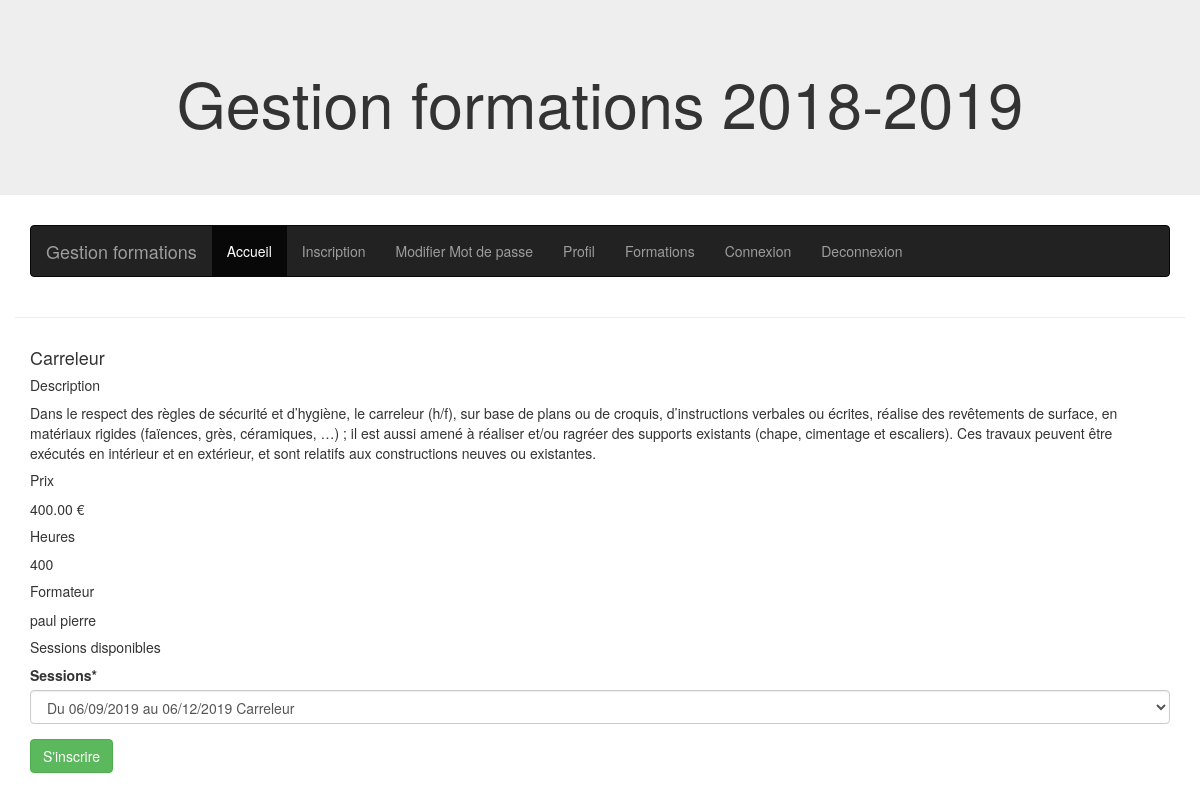
The page /training/1/ on the database its author committed.
### training/models.py (models this page shows)
class Training(models.Model):
    name=models.CharField(verbose_name='Nom de la formation', max_length=150)
    description=models.TextField(verbose_name='Description')
    price=models.DecimalField(verbose_name='Prix',max_digits=6,decimal_places=2)
    category=models.ForeignKey(Category,on_delete=models.CASCADE)
    number_hours=models.IntegerField(verbose_name='Nombre d''heures')
    teacher=models.ForeignKey(Profile,on_delete=models.CASCADE,verbose_name='Formateur',
                              limit_choices_to={'user_type': 2})
    class Meta:
        verbose_name='Formation'
        verbose_name_plural = 'Formations'
    def __str__(self):
        return self.name

### account/models.py (models this page shows)
class Profile(models.Model):
    user=models.OneToOneField(User,on_delete=models.CASCADE)
    street=models.CharField(verbose_name='Rue',max_length=100)
    number=models.IntegerField(verbose_name='Numéro',null=True)
    postal_code=models.IntegerField(verbose_name='Code Postal',null=True)
    locality=models.CharField(verbose_name='Localité',max_length=150)
    phone=PhoneNumberField(verbose_name='Télephone')
    place_of_birth=models.CharField(verbose_name='Lieu de naissance',max_length=150)
    birth_date=models.DateField(verbose_name='Date de naissance',null=True)
    degree=models.CharField(verbose_name='Diplome',max_length=150)
    USER_TYPE_CHOICES = (
        (1, 'Etudiant'),
        (2, 'Formateur'),
    )
    user_type = models.PositiveSmallIntegerField(choices=USER_TYPE_CHOICES,default=1)
    def __str__(self):
        return self.user.last_name +'  '+self.user.first_name

### training/views.py (the view)
# urls.py: path('<int:id>/',views.training_detail,name='detail_training'),
def training_detail(request,id):
    training=get_object_or_404(Training,id=id)
    if request.method=='POST':
        form_session=ChoiceSessionForm(request.POST)
        form_session.fields['sessions'].queryset = Session.objects.filter(training=id, full=False)
        if form_session.is_valid() and request.user.is_authenticated:
            session=form_session.cleaned_data['sessions']
            student=Profile.objects.get(user=request.user)
            registration_session=RegistrationSession.objects.create(session=session,student=student)
            return redirect('training:list_training')
    else:
        form_session=ChoiceSessionForm()
        form_session.fields['sessions'].queryset = Session.objects.filter(training=id, full=False)
    context={'training':training,'form_session':form_session}
    return render(request,'training/training_detail.html',context)

### training/forms.py
class ChoiceSessionForm(forms.Form):
    sessions=forms.ModelChoiceField(queryset=Session.objects.all(),empty_label=None)

### training/models.py (called while the page is built)
    def __str__(self):
        return 'Du '+ self.date_of_begin.strftime('%d/%m/%Y') + '  au  '\
               + self.date_of_finish.strftime('%d/%m/%Y') + '  '+self.training.__str__()

### training/templates/training/training_detail.html (shortened to what this page needs)
{% extends 'base.html' %}
{% load crispy_forms_tags %}
{% block content %}
<div class="container">
    <h4>{{training.name}}</h4>
    <h5> <span>Description</span></h5>
        <p>{{training.description}}</p>
    <h5> <span>Prix</span></h5>
        <p>{{training.price}} €</p>
    <h5> <span>Heures</span></h5>
        <p>{{training.number_hours}}</p>
    <h5> <span>Formateur</span></h5>
        <p>{{training.teacher}}</p>
    <h5> <span>Sessions disponibles</span></h5>
        <form class="choice_session" method="POST" action="">
            {{form_session|crispy}}
            <input type="submit" class="btn btn-success" value="S'inscrire">
        </form>
</div>
{% endblock content %}

### rows shown on the page
Training: name "Carreleur", description "Dans le respect des règles de sécurité et d’hygiène, le carreleur (h/f), sur base de plans ou de croquis, d’instructions verbales ou écrites, réalise des revêtements de surface, en matériaux rigides (faïences, grès, céramiques, …) ; il est aussi amené à réaliser et/ou ragréer des supports existants (chape, cimentage et escaliers). Ces travaux peuvent être exécutés en intérieur et en extérieur, et sont relatifs aux constructions neuves ou existantes.", price "400.00", number_hours "400", teacher "paul pierre"
